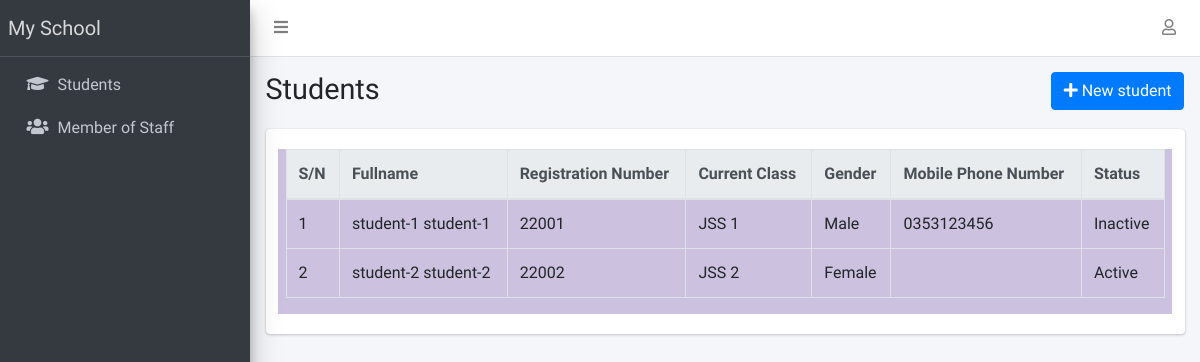
The app's page /student/list (signed in), older data.
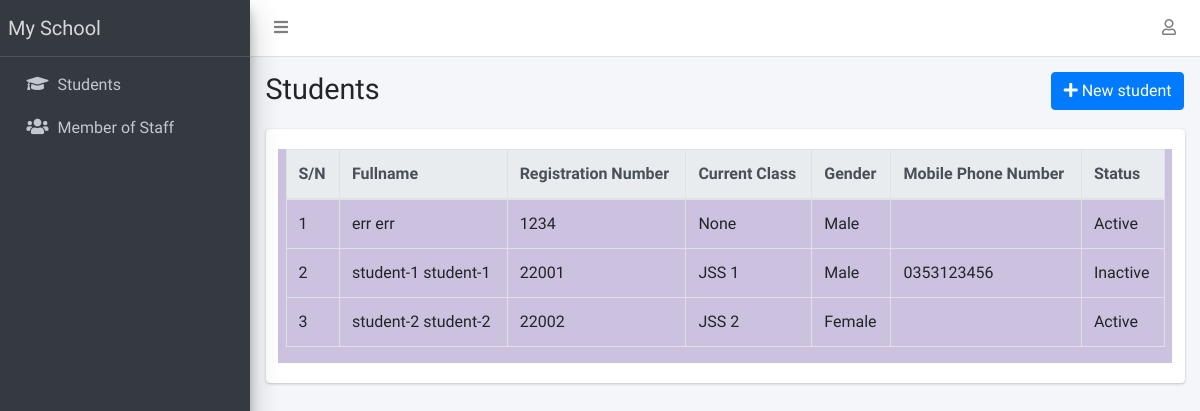
The same page, newer data.
### apps/students/models.py (models this page shows, shortened)
class Student(models.Model):
    STATUS_CHOICES = [("active", "Active"), ("inactive", "Inactive")]
    GENDER_CHOICES = [("male", "Male"), ("female", "Female")]
    current_status = models.CharField(
        max_length=10, choices=STATUS_CHOICES, default="active"
    )
    registration_number = models.CharField(max_length=200, unique=True)
    surname = models.CharField(max_length=200)
    firstname = models.CharField(max_length=200)
    other_name = models.CharField(max_length=200, blank=True)
    gender = models.CharField(max_length=10, choices=GENDER_CHOICES, default="male")
    date_of_birth = models.DateField(default=timezone.now)
    current_class = models.ForeignKey(
        StudentClass, on_delete=models.SET_NULL, blank=True, null=True
    )
    date_of_admission = models.DateField(default=timezone.now)
    mobile_num_regex = RegexValidator(
        regex="^[0-9]{10,15}$", message="Entered mobile number isn't in a right format!"
    )
    parent_mobile_number = models.CharField(
        validators=[mobile_num_regex], max_length=13, blank=True
    )
    address = models.TextField(blank=True)
    others = models.TextField(blank=True)
    passport = models.ImageField(blank=True, upload_to="students/passports/")
    class Meta:
        ordering = ["surname", "firstname", "other_name"]

### apps/corecode/models.py (models this page shows)
class StudentClass(models.Model):
    name = models.CharField(max_length=200, unique=True)
    class Meta:
        verbose_name = "Class"
        verbose_name_plural = "Classes"
        ordering = ["name"]
    def __str__(self):
        return self.name

### apps/students/views.py (the view)
# urls.py: path("list", StudentListView.as_view(), name="student-list"),
class StudentListView(LoginRequiredMixin, ListView):
    model = Student
    template_name = "students/student_list.html"

### apps/corecode/context_processors.py (called while the page is built)
def site_defaults(request):
    current_session = AcademicSession.objects.get(current=True)
    current_term = AcademicTerm.objects.get(current=True)
    vals = SiteConfig.objects.all()
    contexts = {
        "current_session": current_session.name,
        "current_term": current_term.name,
    }
    for val in vals:
        contexts[val.key] = val.value
    return contexts

### apps/students/templates/students/student_list.html (shortened to what this page needs)
{% extends 'base.html' %}
{% block title %}Students{% endblock title %}
{% block breadcrumb %}
<a class="btn btn-primary" href="{% url 'student-create' %}"><i
    class="fas fa-plus"></i> New student</a>
{% endblock breadcrumb %}
{% block content %}
  <div class="table-responsive">
    <table id="studenttable" class="table table-bordered table-hover" data-page-length='100'>
      <thead class="thead-light">
        <tr>
          <th>S/N</th>
          <th>Fullname</th>
          <th>Registration Number</th>
          <th>Current Class</th>
          <th>Gender</th>
          <th>Mobile Phone Number</th>
          <th>Status</th>
        </tr>
      </thead>
      <tbody>
        {% for student in object_list %}
          <tr class='clickable-row' data-href="{% url 'student-detail' student.id %}">
            <td>{{ forloop.counter}}</td>
            <td>{{ student.surname}} {{student.firstname }} {{student.other_name }}</td>
            <td>{{ student.registration_number}}</td>
            <td>{{ student.current_class}}</td>
            <td>{{ student.get_gender_display}}</td>
            <td>{{ student.parent_mobile_number}}</td>
            <td>{{ student.get_current_status_display}}</td>
          </tr>
        {% endfor %}
      </tbody>
    </table>
  </div>
{% endblock content %}

Row changes from the older to the newer data that the page shows:
added Student: surname "err", firstname "err", registration_number "1234", current_class "None", gender "Male", current_status "Active"
